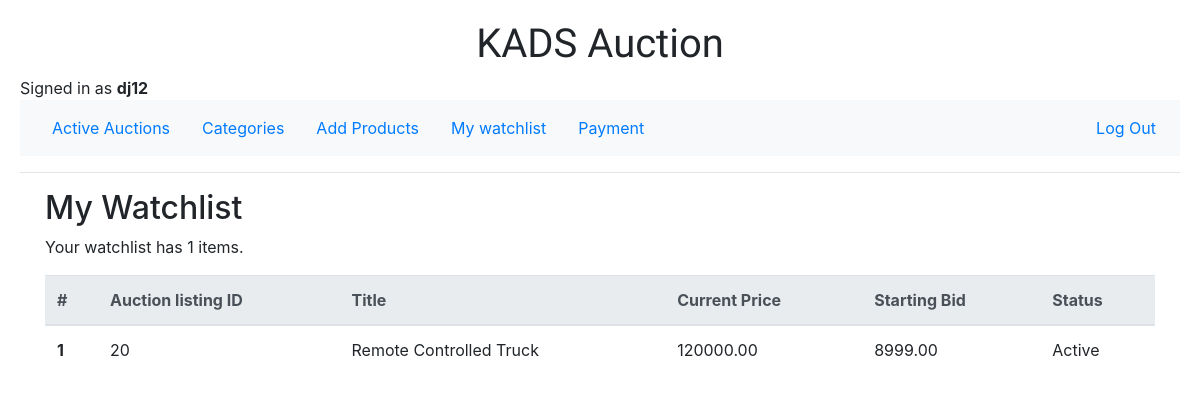
/watchlist (signed in), run on an earlier commit of the app's database.
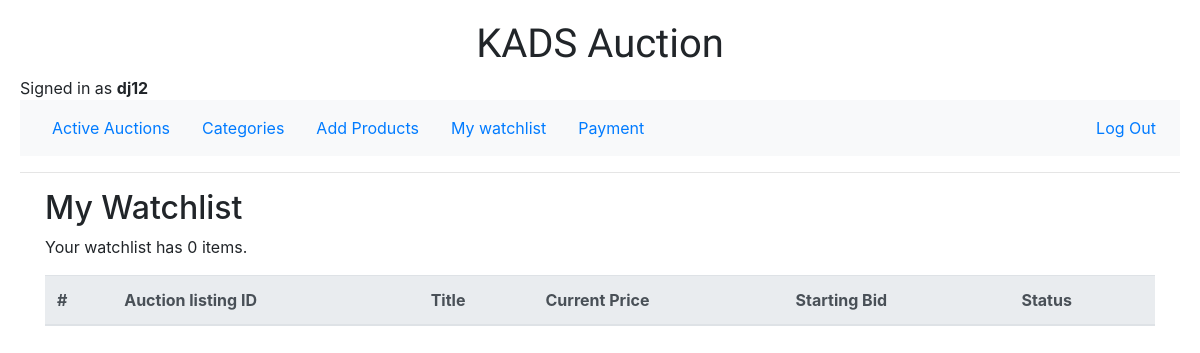
And on a later commit of the database.
### auctions/models.py (models this page shows, shortened)
class User(AbstractUser):
    pass

class Auction(models.Model):
    title = models.CharField(max_length=64)
    description = models.TextField(max_length=512)
    starting_bid = models.DecimalField(
        max_digits=9, decimal_places=2, default=0.00)
    current_bid = models.DecimalField(
        max_digits=9, decimal_places=2, default=0.00)
    category = models.ForeignKey(Category, on_delete=models.CASCADE,
                                 related_name="auction_category", blank=True, null=True)
    imageURL = models.URLField(blank=True)
    seller = models.ForeignKey(
        User, on_delete=models.CASCADE, related_name="auction_seller")
    closed = models.BooleanField(default=False)
    creation_date = models.DateTimeField(auto_now_add=True)
    update_date = models.DateTimeField(auto_now=True, null=True)

### auctions/views.py (the view)
# urls.py: path("watchlist", views.watchlist, name="watchlist"),
@login_required(login_url="login")
def watchlist(request):
    try:
        watchlist = Watchlist.objects.get(user=request.user)
        auctions = watchlist.auctions.all().order_by('-id')
        watchingNum = watchlist.auctions.all().count()
    except ObjectDoesNotExist:
        watchlist = None
        auctions = None
        watchingNum = 0
    return render(request, "auctions/watchlist.html", {
        "watchlist": watchlist,
        "auctions": auctions,
        "watchingNum": watchingNum
    })

### auctions/templates/auctions/watchlist.html
{% extends "auctions/layout.html" %}
{% block body %}
<div class="container">
    <h2>My Watchlist</h2>
    {% if watchlist %}
    <div><p>Your watchlist has {{ watchingNum }} items.</p></div>
    <table class="table table-hover">
        <thead class="thead-light">
          <tr>
            <th scope="col">#</th>
            <th scope="col">Auction listing ID</th>
            <th scope="col">Title</th>
            <th scope="col">Current Price</th>
            <th scope="col">Starting Bid</th>
            <th scope="col">Status</th>
          </tr>
        </thead>
        <tbody>
        {% for auction in auctions %}
          <tr>
            <th scope="row">{{ forloop.counter }}</th>
            <td>{{ auction.id }}</td>
            <td><a href="{% url 'listing' auction.id %}" style="color: inherit;">{{ auction.title }}</a></td>
            <td>{{ auction.current_bid }}</td>
            <td>{{ auction.starting_bid }}</td>
            <td>
                {% if auction.closed %}
                    Closed
                {% else %}
                    Active
                {% endif %}
            </td>
          </tr>
        {% endfor %}
        </tbody>
      </table>
      {% else %}
      <p>No items in your watchlist.</p>
      {% endif %}
</div>
{% endblock %}

### auctions/templates/auctions/layout.html (shortened to what this page needs)
{% load static %}
<!DOCTYPE html>
<html lang="en">
<head>
    <link rel="stylesheet" href="https://stackpath.bootstrapcdn.com/bootstrap/4.4.1/css/bootstrap.min.css"
>
    <link href="{% static 'auctions/styles.css' %}" rel="stylesheet">
</head>
<body>
    <h1>
        <center>KADS Auction</center>
    </h1>
    <div>
        {% if user.is_authenticated %}
        Signed in as <strong>{{ user.username }}</strong>
        {% else %}
        Not signed in
        {% endif %}
    </div>
    <nav class="navbar navbar-expand-sm bg-light">
        <ul class="nav">
            <li class="nav-item">
                <a class="nav-link" href="{% url 'index' %}">Active Auctions</a>
            </li>
            <li class="nav-item">
                <a class="nav-link" href="{% url 'categories' %}">Categories</a>
            </li>
            {% if user.is_authenticated %}
            <li class="nav-item">
                <a class="nav-link" href="{% url 'create' %}">Add Products</a>
            </li>
            <li class="nav-item">
                <a class="nav-link" href="{% url 'watchlist' %}">My watchlist</a>
            </li>
            <li class="nav-item">
                <a class="nav-link" href="{% url 'payment' %}">Payment</a>
            </li>
            {% endif %}
        </ul>
        {% if user.is_authenticated %}
        <ul class="nav navbar-nav navbar-right">
            <li class="nav navbar-nav navbar-right">
                <a class="nav-link" href="{% url 'logout' %}">Log Out</a>
            </li>
        </ul>
        {% endif %}
    </nav>
    <hr>
    {% block body %}
    {% endblock %}
</body>
</html>

### auctions/static/auctions/styles.css (style rules this page uses)
body { margin: 10px; padding: 10px; }

### auctions/templates/auctions/layout.html (style rules this page uses)
.navbar-nav { margin-left: auto; }
body { background-image: url('https://img.freepik.com/free-vector/blue-pink-halftone-background_53876-99004.jpg?w=2000'); background-repeat: no-repeat; background-size: cover; }
h1 { font-family: 'Rock Salt', cursive; ; }

What changed in the data, as far as the page shows it:
no longer on this page (row edited): Auction: id "20", title "Remote Controlled Truck", current_bid "120000.00", starting_bid "8999.00", closed "Active"
Also different on the page:
{{ watchingNum }}: "1" → "0"
